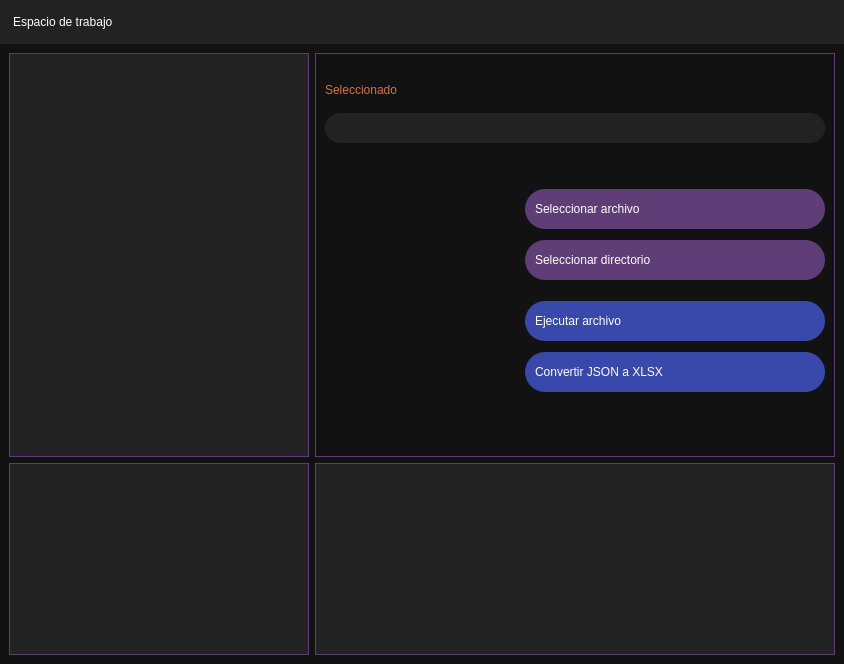
         <widget class="QWidget" name="workspaceWidget">
          <layout class="QGridLayout" name="gridLayout_8">
           <property name="leftMargin">
            <number>0</number>
           </property>
           <property name="topMargin">
            <number>0</number>
           </property>
           <property name="rightMargin">
            <number>0</number>
           </property>
           <property name="bottomMargin">
            <number>0</number>
           </property>
           <property name="spacing">
            <number>0</number>
           </property>
           <item row="0" column="0">
            <widget class="QFrame" name="frameWorkspaceContainer">
             <property name="styleSheet">
              <string notr="true">QFrame{
	background-color: #121212;
	border-radius : 0px;
}
</string>
             </property>
             <property name="frameShape">
              <enum>QFrame::NoFrame</enum>
             </property>
             <property name="frameShadow">
              <enum>QFrame::Plain</enum>
             </property>
             <property name="lineWidth">
              <number>0</number>
             </property>
             <property name="midLineWidth">
              <number>0</number>
             </property>
             <layout class="QGridLayout" name="gridLayout_9">
              <property name="leftMargin">
               <number>0</number>
              </property>
              <property name="topMargin">
               <number>0</number>
              </property>
              <property name="rightMargin">
               <number>0</number>
              </property>
              <property name="bottomMargin">
               <number>0</number>
              </property>
              <property name="spacing">
               <number>0</number>
              </property>
              <item row="1" column="0">
               <widget class="QFrame" name="frameWorkspaceContent">
                <property name="frameShape">
                 <enum>QFrame::StyledPanel</enum>
                </property>
                <property name="frameShadow">
                 <enum>QFrame::Raised</enum>
                </property>
                <layout class="QGridLayout" name="gridLayout_18">
                 <item row="0" column="1">
                  <widget class="QGroupBox" name="groupBoxWorkspace">
                   <property name="styleSheet">
                    <string notr="true">QGroupBox {

	font: 76 13pt &quot;Microsoft JhengHei UI&quot;;
	font-weight: bold;
	color: #D37242;
	
	border : 1px solid #5F3E77;
}

</string>
                   </property>
                   <property name="title">
                    <string/>
                   </property>
                   <layout class="QGridLayout" name="gridLayout_14">
                    <item row="10" column="1">
                     <spacer name="verticalSpacer_20">
                      <property name="orientation">
                       <enum>Qt::Vertical</enum>
                      </property>
                      <property name="sizeType">
                       <enum>QSizePolicy::Fixed</enum>
                      </property>
                      <property name="sizeHint" stdset="0">
                       <size>
                        <width>20</width>
                        <height>5</height>
                       </size>
                      </property>
                     </spacer>
                    </item>
                    <item row="8" column="1">
                     <spacer name="verticalSpacer_12">
                      <property name="orientation">
                       <enum>Qt::Vertical</enum>
                      </property>
                      <property name="sizeType">
                       <enum>QSizePolicy::Fixed</enum>
                      </property>
                      <property name="sizeHint" stdset="0">
                       <size>
                        <width>20</width>
                        <height>15</height>
                       </size>
                      </property>
                     </spacer>
                    </item>
                    <item row="5" column="1" alignment="Qt::AlignRight">
                     <widget class="QPushButton" name="pushButtonSelectFile">
                      <property name="minimumSize">
                       <size>
                        <width>300</width>
                        <height>40</height>
                       </size>
                      </property>
                      <property name="maximumSize">
                       <size>
                        <width>500</width>
                        <height>16777215</height>
                       </size>
                      </property>
                      <property name="styleSheet">
                       <string notr="true">QPushButton{
	background-color : #5F3E77;
	font : 75 13pt &quot;Microsoft JhengHei UI&quot; bold;
	color : #FFFFFF;

	border : 2px;
	border-radius : 20px;

	text-align : left;
	padding: 10px;
}

QPushButton:hover{

	background-color: #61364F;
	color : #FFFFFF;
}
</string>
                      </property>
                      <property name="text">
                       <string>Seleccionar archivo</string>
                      </property>
                      <property name="icon">
                       <iconset>
                        <normaloff>../img/icons/24x24/cil-file.png</normaloff>../img/icons/24x24/cil-file.png</iconset>
                      </property>
                      <property name="iconSize">
                       <size>
                        <width>24</width>
                        <height>24</height>
                       </size>
                      </property>
                      <property name="flat">
                       <bool>true</bool>
                      </property>
                     </widget>
                    </item>
                    <item row="7" column="1" alignment="Qt::AlignRight">
                     <widget class="QPushButton" name="pushButtonSelectDirectory">
                      <property name="minimumSize">
                       <size>
                        <width>300</width>
                        <height>40</height>
                       </size>
                      </property>
                      <property name="maximumSize">
                       <size>
                        <width>500</width>
                        <height>16777215</height>
                       </size>
                      </property>
                      <property name="styleSheet">
                       <string notr="true">QPushButton{
	background-color : #5F3E77;
	font : 75 13pt &quot;Microsoft JhengHei UI&quot; bold;
	color : #FFFFFF;

	border : 2px;
	border-radius : 20px;

	text-align : left;
	padding: 10px;
}

QPushButton:hover{

	background-color: #61364F;
	color : #FFFFFF;
}
</string>
                      </property>
                      <property name="text">
                       <string>Seleccionar directorio</string>
                      </property>
                      <property name="icon">
                       <iconset>
                        <normaloff>../img/icons/24x24/cil-folder-open.png</normaloff>../img/icons/24x24/cil-folder-open.png</iconset>
                      </property>
                      <property name="iconSize">
                       <size>
                        <width>24</width>
                        <height>24</height>
                       </size>
                      </property>
                      <property name="flat">
                       <bool>true</bool>
                      </property>
                     </widget>
                    </item>
                    <item row="11" column="1" alignment="Qt::AlignRight">
                     <widget class="QPushButton" name="pushButtonConvertJSONToXLSX">
                      <property name="minimumSize">
                       <size>
                        <width>300</width>
                        <height>40</height>
                       </size>
                      </property>
                      <property name="maximumSize">
                       <size>
                        <width>500</width>
                        <height>16777215</height>
                       </size>
                      </property>
                      <property name="styleSheet">
                       <string notr="true">QPushButton{
	background-color: #3949AB;

	border-radius : 20px;

	font : 75 13pt &quot;Microsoft JhengHei UI&quot; bold;
	color : #FFFFFF;

	border : 2px;

	text-align : left;
	padding: 10px;
}

QPushButton:hover{
	background-color: #303F9F;
	color: #FFFFFF;

}</string>
                      </property>
                      <property name="text">
                       <string>Convertir JSON a XLSX</string>
                      </property>
                      <property name="icon">
                       <iconset>
                        <normaloff>../img/icons/24x24/cil-loop-circular.png</normaloff>../img/icons/24x24/cil-loop-circular.png</iconset>
                      </property>
                      <property name="iconSize">
                       <size>
                        <width>24</width>
                        <height>24</height>
                       </size>
                      </property>
                      <property name="flat">
                       <bool>true</bool>
                      </property>
                     </widget>
                    </item>
                    <item row="1" column="1">
                     <widget class="QLabel" name="labelSelectedFile">
                      <property name="styleSheet">
                       <string notr="true">QLabel {
	font: 25 14pt &quot;Microsoft YaHei UI Light&quot;;
	color : #D37242;
}</string>
                      </property>
                      <property name="text">
                       <string>Seleccionado</string>
                      </property>
                     </widget>
                    </item>
                    <item row="4" column="1">
                     <spacer name="verticalSpacer_11">
                      <property name="orientation">
                       <enum>Qt::Vertical</enum>
                      </property>
                      <property name="sizeType">
                       <enum>QSizePolicy::Fixed</enum>
                      </property>
                      <property name="sizeHint" stdset="0">
                       <size>
                        <width>20</width>
                        <height>40</height>
                       </size>
                      </property>
                     </spacer>
                    </item>
                    <item row="0" column="1">
                     <spacer name="verticalSpacer_13">
                      <property name="orientation">
                       <enum>Qt::Vertical</enum>
                      </property>
                      <property name="sizeType">
                       <enum>QSizePolicy::Fixed</enum>
                      </property>
                      <property name="sizeHint" stdset="0">
                       <size>
                        <width>20</width>
                        <height>20</height>
                       </size>
                      </property>
                     </spacer>
                    </item>
                    <item row="3" column="1" alignment="Qt::AlignRight">
                     <widget class="QLineEdit" name="lineEditSelectedFile">
                      <property name="minimumSize">
                       <size>
                        <width>500</width>
                        <height>30</height>
                       </size>
                      </property>
                      <property name="maximumSize">
                       <size>
                        <width>500</width>
                        <height>30</height>
                       </size>
                      </property>
                      <property name="styleSheet">
                       <string notr="true">QLineEdit {
	font: 25 13pt &quot;Microsoft YaHei UI&quot;;
	background-color : #222222;
	color : #FFFFFF;
	border : 2px;
	border-radius : 15px;
}</string>
                      </property>
                     </widget>
                    </item>
                    <item row="9" column="1" alignment="Qt::AlignRight">
                     <widget class="QPushButton" name="pushButtonExecuteSelectedFile">
                      <property name="minimumSize">
                       <size>
                        <width>300</width>
                        <height>40</height>
                       </size>
                      </property>
                      <property name="maximumSize">
                       <size>
                        <width>500</width>
                        <height>16777215</height>
                       </size>
                      </property>
                      <property name="styleSheet">
                       <string notr="true">QPushButton{
	background-color: #3949AB;

	border-radius : 20px;

	font : 75 13pt &quot;Microsoft JhengHei UI&quot; bold;
	color : #FFFFFF;

	border : 2px;

	text-align : left;
	padding: 10px;
}

QPushButton:hover{
	background-color: #303F9F;
	color: #FFFFFF;

}</string>
                      </property>
                      <property name="text">
                       <string>Ejecutar archivo</string>
                      </property>
                      <property name="icon">
                       <iconset>
                        <normaloff>../img/icons/24x24/cil-check.png</normaloff>../img/icons/24x24/cil-check.png</iconset>
                      </property>
                      <property name="iconSize">
                       <size>
                        <width>24</width>
                        <height>24</height>
                       </size>
                      </property>
                      <property name="flat">
                       <bool>true</bool>
                      </property>
                     </widget>
                    </item>
                    <item row="2" column="1">
                     <spacer name="verticalSpacer_3">
                      <property name="orientation">
                       <enum>Qt::Vertical</enum>
                      </property>
                      <property name="sizeType">
                       <enum>QSizePolicy::Fixed</enum>
                      </property>
                      <property name="sizeHint" stdset="0">
                       <size>
                        <width>20</width>
                        <height>10</height>
                       </size>
                      </property>
                     </spacer>
                    </item>
                    <item row="16" column="1">
                     <spacer name="verticalSpacer_4">
                      <property name="orientation">
                       <enum>Qt::Vertical</enum>
                      </property>
                      <property name="sizeType">
                       <enum>QSizePolicy::Fixed</enum>
                      </property>
                      <property name="sizeHint" stdset="0">
                       <size>
                        <width>20</width>
                        <height>40</height>
                       </size>
                      </property>
                     </spacer>
                    </item>
                    <item row="12" column="1">
                     <spacer name="verticalSpacer_19">
                      <property name="orientation">
                       <enum>Qt::Vertical</enum>
                      </property>
                      <property name="sizeType">
                       <enum>QSizePolicy::Fixed</enum>
                      </property>
                      <property name="sizeHint" stdset="0">
                       <size>
                        <width>20</width>
                        <height>15</height>
                       </size>
                      </property>
                     </spacer>
                    </item>
                    <item row="6" column="1">
                     <spacer name="verticalSpacer_21">
                      <property name="orientation">
                       <enum>Qt::Vertical</enum>
                      </property>
                      <property name="sizeType">
                       <enum>QSizePolicy::Fixed</enum>
                      </property>
                      <property name="sizeHint" stdset="0">
                       <size>
                        <width>20</width>
                        <height>5</height>
                       </size>
                      </property>
                     </spacer>
                    </item>
                   </layout>
                  </widget>
                 </item>
                 <item row="0" column="0">
                  <widget class="QTreeView" name="treeViewSystem">
                   <property name="minimumSize">
                    <size>
                     <width>300</width>
                     <height>0</height>
                    </size>
                   </property>
                   <property name="styleSheet">
                    <string notr="true">QTreeView {

	background-color : #222222;

	font: 25 12pt &quot;Microsoft YaHei UI Light&quot;;
	color : #FFFFFF;

	border : 1px solid #5F3E77;

}

QHeaderView::section {
    background-color : #5F3E77;
    font: 25 10pt &quot;Microsoft YaHei UI Light&quot; bold;
    color : #FFFFFF;
    border-radius : 0px;
    text-align : left;
}</string>
                   </property>
                  </widget>
                 </item>
                 <item row="1" column="0">
                  <widget class="QListView" name="listViewFile">
                   <property name="minimumSize">
                    <size>
                     <width>0</width>
                     <height>80</height>
                    </size>
                   </property>
                   <property name="maximumSize">
                    <size>
                     <width>16777215</width>
                     <height>200</height>
                    </size>
                   </property>
                   <property name="styleSheet">
                    <string notr="true">QListView {

	background-color : #222222;

	font: 25 12pt &quot;Microsoft YaHei UI Light&quot;;
	color : #FFFFFF;

	border : 1px solid #5F3E77;

}

QHeaderView::section {
    background-color : #5F3E77;
    font: 25 10pt &quot;Microsoft YaHei UI Light&quot; bold;
    color : #FFFFFF;
    border-radius : 0px;
    text-align : left;
}</string>
                   </property>
                  </widget>
                 </item>
                 <item row="1" column="1">
                  <widget class="QListView" name="listViewFileHistory">
                   <property name="minimumSize">
                    <size>
                     <width>0</width>
                     <height>80</height>
                    </size>
                   </property>
                   <property name="maximumSize">
                    <size>
                     <width>16777215</width>
                     <height>200</height>
                    </size>
                   </property>
                   <property name="styleSheet">
                    <string notr="true">QListView {

	background-color : #222222;

	font: 25 12pt &quot;Microsoft YaHei UI Light&quot;;
	color : #FFFFFF;

	border : 1px solid #5F3E77;

}

QHeaderView::section {
    background-color : #5F3E77;
    font: 25 10pt &quot;Microsoft YaHei UI Light&quot; bold;
    color : #FFFFFF;
    border-radius : 0px;
    text-align : left;
}</string>
                   </property>
                  </widget>
                 </item>
                </layout>
               </widget>
              </item>
              <item row="0" column="0" colspan="2">
               <widget class="QLabel" name="labelWorkspaceTitle">
                <property name="minimumSize">
                 <size>
                  <width>0</width>
                  <height>44</height>
                 </size>
                </property>
                <property name="maximumSize">
                 <size>
                  <width>16777215</width>
                  <height>44</height>
                 </size>
                </property>
                <property name="styleSheet">
                 <string notr="true">QLabel{
	background-color: #222222;
	font : 22 17pt &quot;Microsoft JhengHei UI&quot; ;
	color : #FFFFFF;
	border-radius : 0px;
	text-align : left;
	padding: 10px;
}
</string>
                </property>
                <property name="text">
                 <string>Espacio de trabajo</string>
                </property>
               </widget>
              </item>
             </layout>
            </widget>
           </item>
          </layout>
         </widget>
